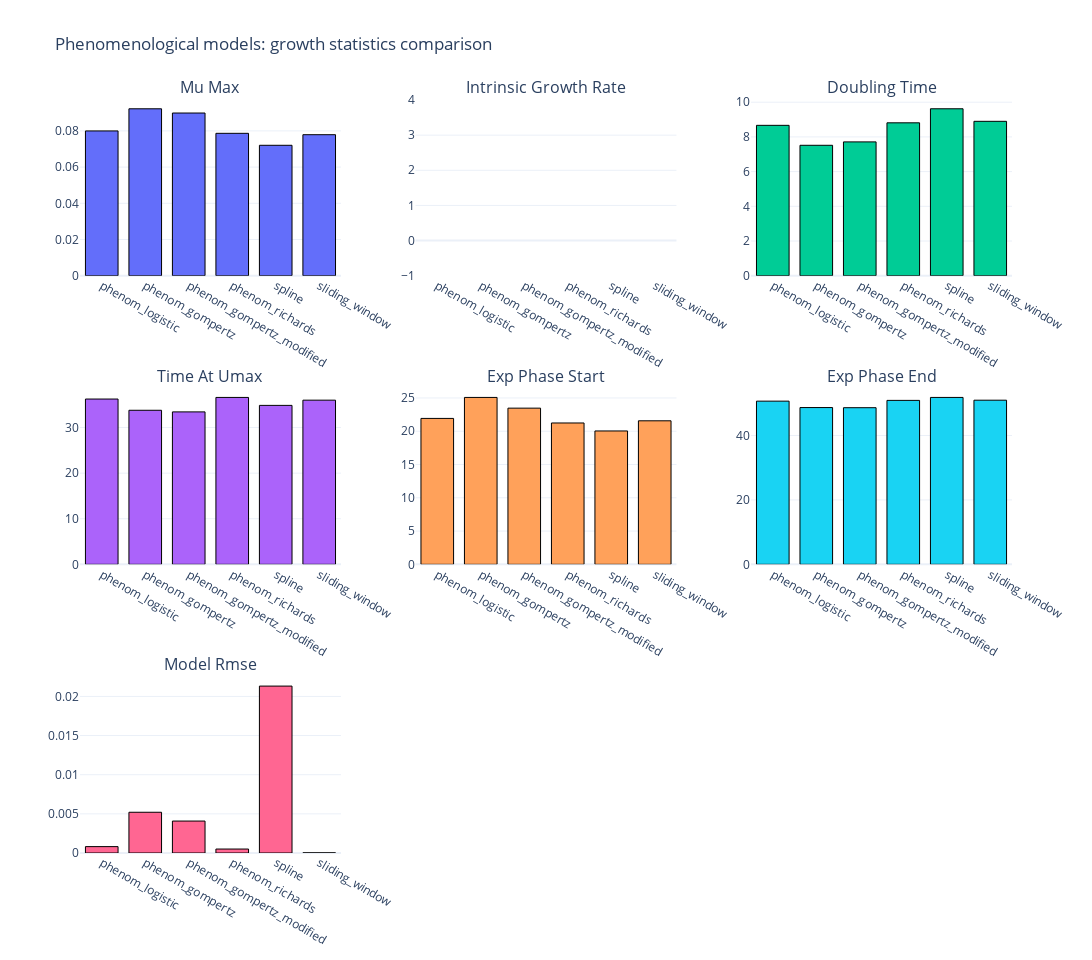

Notebook cell for this chart:
### Markdown cell above
## Phenomenological Models - Growth Statistics Comparison

Compare growth statistics across all phenomenological methods (parametric and non-parametric).

### Code cell
# Fit and extract stats for all phenomenological models (parametric and non-parametric)
phenom_fits, phenom_stats = compare_methods(
    time,
    data,
    model_family="phenomenological",  # mechanistic or phenomenological
    phase_boundary_method="tangent",  # tangent or threshold
    spline_s=0.2,
    window_points=7,
)

# Plot growth statistics comparison for phenomenological models
fig_phenom_stats = plot_growth_stats_comparison(
    phenom_stats,
    title="Phenomenological models: growth statistics comparison",
)

fig_phenom_stats.show()

# Display as table
phenom_df = pd.DataFrame(phenom_stats).T[
    [
        "mu_max",
        "doubling_time",
        "time_at_umax",
        "exp_phase_start",
        "exp_phase_end",
        "model_rmse",
        "fit_method",
    ]
]
phenom_df

### Figure 1 — Plotly figure (JSON) as saved in the notebook; plotly's stock layout.template omitted (floating-point values rounded to 4 significant figures)
{"data": [{"marker": {"line": {"color": "black", "width": 1}}, "showlegend": false, "type": "bar", "x": ["phenom_logistic", "phenom_gompertz", "phenom_gompertz_modified", "phenom_richards", "spline", "sliding_window"], "xaxis": "x", "y": [0.07998, 0.09221, 0.08987, 0.07866, 0.07205, 0.07789], "yaxis": "y"}, {"marker": {"line": {"color": "black", "width": 1}}, "showlegend": false, "type": "bar", "x": ["phenom_logistic", "phenom_gompertz", "phenom_gompertz_modified", "phenom_richards", "spline", "sliding_window"], "xaxis": "x2", "y": [null, null, null, null, null, null], "yaxis": "y2"}, {"marker": {"line": {"color": "black", "width": 1}}, "showlegend": false, "type": "bar", "x": ["phenom_logistic", "phenom_gompertz", "phenom_gompertz_modified", "phenom_richards", "spline", "sliding_window"], "xaxis": "x3", "y": [8.667, 7.517, 7.713, 8.812, 9.621, 8.898], "yaxis": "y3"}, {"marker": {"line": {"color": "black", "width": 1}}, "showlegend": false, "type": "bar", "x": ["phenom_logistic", "phenom_gompertz", "phenom_gompertz_modified", "phenom_richards", "spline", "sliding_window"], "xaxis": "x4", "y": [36.25, 33.78, 33.43, 36.6, 34.86, 36], "yaxis": "y4"}, {"marker": {"line": {"color": "black", "width": 1}}, "showlegend": false, "type": "bar", "x": ["phenom_logistic", "phenom_gompertz", "phenom_gompertz_modified", "phenom_richards", "spline", "sliding_window"], "xaxis": "x5", "y": [21.92, 25.08, 23.47, 21.24, 20.04, 21.57], "yaxis": "y5"}, {"marker": {"line": {"color": "black", "width": 1}}, "showlegend": false, "type": "bar", "x": ["phenom_logistic", "phenom_gompertz", "phenom_gompertz_modified", "phenom_richards", "spline", "sliding_window"], "xaxis": "x6", "y": [50.66, 48.67, 48.63, 50.89, 51.81, 50.95], "yaxis": "y6"}, {"marker": {"line": {"color": "black", "width": 1}}, "showlegend": false, "type": "bar", "x": ["phenom_logistic", "phenom_gompertz", "phenom_gompertz_modified", "phenom_richards", "spline", "sliding_window"], "xaxis": "x7", "y": [0.0008165, 0.005205, 0.00408, 0.000506, 0.02132, 1.438e-05], "yaxis": "y7"}], "layout": {"annotations": [{"font": {"size": 16}, "showarrow": false, "text": "Mu Max", "x": 0.14, "xanchor": "center", "xref": "paper", "y": 1, "yanchor": "bottom", "yref": "paper"}, {"font": {"size": 16}, "showarrow": false, "text": "Intrinsic Growth Rate", "x": 0.5, "xanchor": "center", "xref": "paper", "y": 1, "yanchor": "bottom", "yref": "paper"}, {"font": {"size": 16}, "showarrow": false, "text": "Doubling Time", "x": 0.86, "xanchor": "center", "xref": "paper", "y": 1, "yanchor": "bottom", "yref": "paper"}, {"font": {"size": 16}, "showarrow": false, "text": "Time At Umax", "x": 0.14, "xanchor": "center", "xref": "paper", "y": 0.6167, "yanchor": "bottom", "yref": "paper"}, {"font": {"size": 16}, "showarrow": false, "text": "Exp Phase Start", "x": 0.5, "xanchor": "center", "xref": "paper", "y": 0.6167, "yanchor": "bottom", "yref": "paper"}, {"font": {"size": 16}, "showarrow": false, "text": "Exp Phase End", "x": 0.86, "xanchor": "center", "xref": "paper", "y": 0.6167, "yanchor": "bottom", "yref": "paper"}, {"font": {"size": 16}, "showarrow": false, "text": "Model Rmse", "x": 0.14, "xanchor": "center", "xref": "paper", "y": 0.2333, "yanchor": "bottom", "yref": "paper"}], "bargap": 0.25, "height": 960, "title": {"text": "Phenomenological models: growth statistics comparison"}, "width": 1200, "xaxis": {"anchor": "y", "domain": [0, 0.28]}, "xaxis2": {"anchor": "y2", "domain": [0.36, 0.64]}, "xaxis3": {"anchor": "y3", "domain": [0.72, 1]}, "xaxis4": {"anchor": "y4", "domain": [0, 0.28]}, "xaxis5": {"anchor": "y5", "domain": [0.36, 0.64]}, "xaxis6": {"anchor": "y6", "domain": [0.72, 1]}, "xaxis7": {"anchor": "y7", "domain": [0, 0.28]}, "xaxis8": {"anchor": "y8", "domain": [0.36, 0.64]}, "xaxis9": {"anchor": "y9", "domain": [0.72, 1]}, "yaxis": {"anchor": "x", "domain": [0.7667, 1]}, "yaxis2": {"anchor": "x2", "domain": [0.7667, 1]}, "yaxis3": {"anchor": "x3", "domain": [0.7667, 1]}, "yaxis4": {"anchor": "x4", "domain": [0.3833, 0.6167]}, "yaxis5": {"anchor": "x5", "domain": [0.3833, 0.6167]}, "yaxis6": {"anchor": "x6", "domain": [0.3833, 0.6167]}, "yaxis7": {"anchor": "x7", "domain": [0, 0.2333]}, "yaxis8": {"anchor": "x8", "domain": [0, 0.2333]}, "yaxis9": {"anchor": "x9", "domain": [0, 0.2333]}}}
